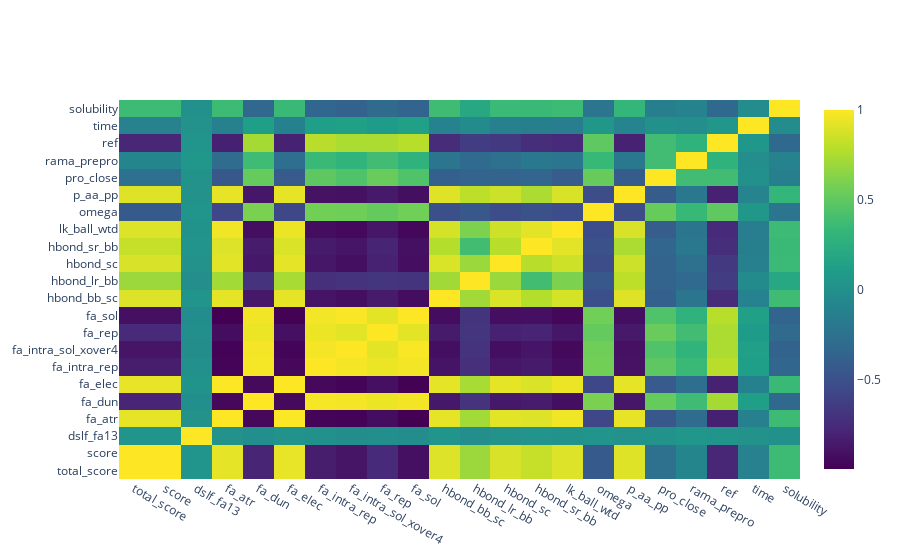

The notebook cell saved with this chart:
### Markdown cell above
# Correlation

### Code cell
# Heatmap of correlation matrix

corr = df_solubility.corr()
data = [go.Heatmap( z=corr.values, x=list(corr.columns), y=list(corr.index), colorscale='Viridis')]
iplot(data, filename='pandas-heatmap')

### Figure 1 — Plotly figure (JSON) as saved in the notebook; plotly's stock layout.template omitted (floating-point values rounded to 4 significant figures; data arrays with more than 128 entries replaced by an {"elided": "..."} marker saying what was removed)
{"data": [{"colorscale": [[0, "#440154"], [0.1111, "#482878"], [0.2222, "#3e4989"], [0.3333, "#31688e"], [0.4444, "#26828e"], [0.5556, "#1f9e89"], [0.6667, "#35b779"], [0.7778, "#6ece58"], [0.8889, "#b5de2b"], [1, "#fde725"]], "type": "heatmap", "x": ["total_score", "score", "dslf_fa13", "fa_atr", "fa_dun", "fa_elec", "fa_intra_rep", "fa_intra_sol_xover4", "fa_rep", "fa_sol", "hbond_bb_sc", "hbond_lr_bb", "hbond_sc", "hbond_sr_bb", "lk_ball_wtd", "omega", "p_aa_pp", "pro_close", "rama_prepro", "ref", "time", "solubility"], "y": ["total_score", "score", "dslf_fa13", "fa_atr", "fa_dun", "fa_elec", "fa_intra_rep", "fa_intra_sol_xover4", "fa_rep", "fa_sol", "hbond_bb_sc", "hbond_lr_bb", "hbond_sc", "hbond_sr_bb", "lk_ball_wtd", "omega", "p_aa_pp", "pro_close", "rama_prepro", "ref", "time", "solubility"], "z": {"elided": "22x22 float values"}}], "layout": {}}
